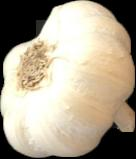
%> input picture Matlab Project/dataSetComplete/images/aglio/2_1.jpg, 136 x 159 px; its folder holds only this picture in this run
$ octave classifyObjsImg.m   (GNU Octave 9; MATLAB toolbox functions it lacks are replaced by stand-ins)
%> lines starting %> are read from the running program, lines starting %| are printed output that depends on the picture; in (x1, y1, x2, y2) boxes, pixels count from 0 and x2, y2 are one past the last pixel; in counts of white or black regions, pixels touching at a corner belong together; the program's own positions count from 1
%> the answer given: dataSetComplete/images/aglio/2_1.jpg
%> further down, im is the input picture: size 159x136x3 uint8; mean R, G, B 172.1, 161, 141.4
### Matlab Project/segmentImageEdge.m
% Function segmentImageEdge()
% INPUT:  im, immagine da segmentare, etichettare, e tagliare.
% OUTPUT: Array contenente le immagini ritagliate e le maschere
%         estratte da im.
%
% La funzione ridimensiona inizialmente l'immagine per migliorare le
% performance e ridurre il rumore dovuto all'acquisizione. Se l'immagine è
% RGB, la converte in grayscale. Successivamente all'applicazione di un
% filtro mediano atto alla riduzione del rumore, vengono
% calcolati gli edge dell'immagine tramite l'algoritmo di Canny, con
% threshold calcolato con il medesimo algoritmo. Successivamente, tali edge
% vengono trasformati in maschere binarie complete grazie ad operazioni
% morfologiche matematiche.
% Viene poi effettuato il labeling delle regioni connesse, che permette di
% calcolare l'area e la bounding box di ognuna di esse. Gli oggetti con area
% <1/7 dell'area piu grande vengono scartati in quanto considerati errori
% di segmentazione.
% Come ultima operazione la funzione applica ogni maschera dei vari oggetti
% all'immagine originale, salvando i risultati nell'array di celle `images`.


function [images, masks] = segmentImageEdge(im)
    im = imresize(im, 0.5); %Migliora le performance e riduce il rumore
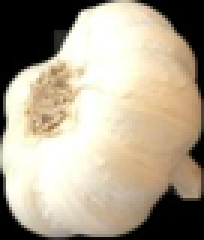
%> im: size 80x68x3 uint8 (shown 3 times larger); mean R, G, B 172.2, 161.1, 141.5

    [~, ~, ch] = size(im);
%> ch = 3
    if(ch > 1)
        gray = rgb2gray(im);
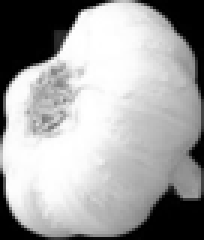
%> gray: size 80x68 uint8 (shown 3 times larger); min 0, max 255, mean 162.2
    else
        error('È richiesto che l`immagine sia a colori.');
    end

    %Applico 3 filtri mediani per alleviare il rumore
    gray = medfilt2(medfilt2(medfilt2(gray)));

    %Estraggo gli edge tramite algoritmo di Canny con threshold automatico
    binaryEdge = edge(gray, 'canny');
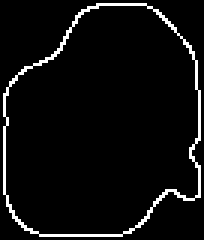
%> binaryEdge: size 80x68 logical (shown 3 times larger); 5.1% white in thin lines or dots

    binary = imdilate(binaryEdge, strel('square', 3)); %Dilato un po gli edge
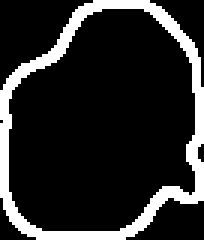
%> binary: size 80x68 logical (shown 3 times larger); 16% white; 1 white region, box (x1, y1, x2, y2) and area: (0, 0, 68, 80) 873
    %Unisco eventuali punti separati che dovrebbero essere uniti
    binary = imclose(binary, strel('line', 5, 90));
%> binary: size 80x68 logical; 16.1% white; 1 white region, box (x1, y1, x2, y2) and area: (0, 0, 68, 80) 878
    binary = imclose(binary, strel('line', 5, 0));
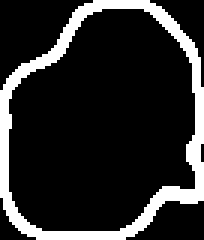
%> binary: size 80x68 logical (shown 3 times larger); 16.3% white; 1 white region, box (x1, y1, x2, y2) and area: (0, 0, 68, 80) 885
    binary = imfill(binary, 'holes');               %Riempio l'interno
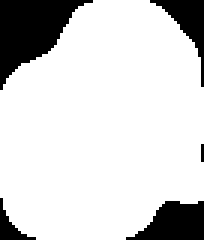
%> binary: size 80x68 logical (shown 3 times larger); 83.1% white; 5 black regions (1 under 20 px), largest, box (x1, y1, x2, y2) and area: (0, 0, 31, 30) 464, (42, 67, 68, 80) 230, (50, 0, 68, 29) 163, (0, 66, 12, 80) 57
    binary = imopen(binary, strel('square', 15));   %Elimino piccoli difetti
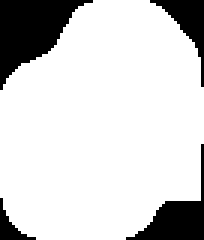
%> binary: size 80x68 logical (shown 3 times larger); 82.7% white; 4 black regions, box (x1, y1, x2, y2) and area: (0, 0, 31, 30) 464, (42, 48, 68, 80) 255, (50, 0, 68, 29) 163, (0, 66, 12, 80) 57
    binary = imclearborder(binary, 8);              %Elimino regioni ai bordi
%> binary: size 80x68 logical; every value is 0
    binary = imerode(binary, strel('diamond', 1));  %Smusso la maschera

    %Labeling delle regioni connesse e calcolo delle proprietà di ognuna
    labeled = bwlabel(binary, 8);
%> labeled: size 80x68 double; every value is 0
    blobMeasurements = regionprops(binary,  'all');
%> blobMeasurements = 0 regions
    nBlobs = size(blobMeasurements, 1); % numero regioni connesse
%> nBlobs = 0

    %Estraggo il bounding box e l'area dalle regionprops;
    areas = [blobMeasurements.Area];
%> areas = []
    maxArea = max(areas);
%> maxArea = []
    nObj=0;
    images = cell(nBlobs,1);
%> images = {}
    masks = cell(nBlobs, 1);
%> masks = {}
    for i=1:1:nBlobs
        blobArea = areas(i);
        %Azzero le regioni con area <1/7 dell'area massima;
        if(blobArea < maxArea/7)
            blobPxls = blobMeasurements(i).PixelIdxList;
            labeled(blobPxls) = 0;
            continue;
        else
            nObj = nObj+1;
            blobBBox = blobMeasurements(i).BoundingBox; %BBox obj visitato
            cropped = im2double(imcrop(im, blobBBox));   %Crop img originale

            mask = imcrop((labeled==i), blobBBox); %Ridimensiono mask
            mask = mask~=0; %Trasformo in 1 eventuali etichette >1

            newImage =  mask .* cropped;

            images{nObj} = newImage;
            masks{nObj} = mask;
        end
    end
%> this loop made 0 passes
%> after the loop, nObj = 0

    images = images(1:nObj); %Taglio i valori rimasti vuoti
    masks = masks(1:nObj);
end

### Matlab Project/computeFeatures.m
% Function computeFeatures()
% INPUT:  dataFolder, cartella contenente le immagini segmentate sulle quali
%         calcolare i descrittori.
% OUTPUT: featuresVectors, tabella contenente nelle prime colonne i
%         valori delle features relative all'oggetto associato ad ogni
%         riga; e nell'ultima colonna i nomi delle rispettive etichette,
%         ovvero i nomi delle classi di cui fanno parte gli oggetti di ogni
%         riga (la groundtruth).
%         Nel caso in cui questa funzione dovesse essere chiamata da
%         classifyObjsImg(), la 12esima colonna non rappresenterebbe la
%         groundtruth.

function featuresVectors = computeFeatures(dataFolder)
    if ~exist(dataFolder, 'dir')
        error('La cartella del dataSet non esiste.');
    end

    %Creazione del dataset
    dataSet = imageDatastore([dataFolder '\images'], 'IncludeSubfolders', true, ...
        'LabelSource', 'foldernames', 'FileExtensions', '.jpg');
    %Stesso numero di osservazioni in ogni classe per il training
    nObjLbl = countEachLabel(dataSet);
    minSetCount = min(nObjLbl{:,2});
    dataSet = splitEachLabel(dataSet, minSetCount, 'randomize');

    %Elenco delle immagini
    images = dataSet.Files;
    n = numel(images);
    labels = dataSet.Labels;

    meancol = [];
    eccent = [];
    areaper = [];
    circ = [];
    majorAx = [];

    %Visito ogni immagine
    for j = 1 : n
      path = char(images{j});
      disp(['Compute features for image in ' path]);
      im = imread(path);
      [~,name,~] = fileparts(path);
      mask = [dataFolder '\masks\' name '_mask.mat'];
      mask = load(mask);
      mask = mask.mask;

      meancol = [meancol; compute_meancol(im)];
      eccent = [eccent; compute_eccent(mask)];
      areaper = [areaper; compute_areaper(mask)];
      majorAx = [majorAx; compute_majorAx(mask)];
      circ = [circ; compute_circ(mask)];
    end

    featuresVectors = num2cell([meancol, eccent, areaper, majorAx, circ]);
    featuresVectors = [featuresVectors, cellstr(labels)];
    featuresVectors = cell2table(featuresVectors);
 featuresVectors.Properties.VariableNames = {'MeanR' 'MeanG' 'MeanB'...
          'Eccentricity' 'AreaPer' 'MajorAxisLength' 'Circolarity' 'Label'};
end

% [31 lines left out: functions compute_meancol, compute_eccent, compute_circ, compute_majorAx, compute_areaper, not called in this run]

### Matlab Project/classifyObjsImg.m
% classifyObjsImg
% Viene richiesta all'utente la selezione di un file immagine del quale
% effettuare la classificazione degli oggetti contenuti al suo interno. Il
% software segmenta l'immagine e la partiziona in sotto-immagini contenenti
% i singoli oggetti isolati durante il processo di segmentazione. Tali
% sotto-immagini vengono memorizzate in memoria e per ognuna vengono
% calcolate le features che la descrivono tramite computeFeatures(). Viene
% poi caricato dalla memoria un classificatore, sul quale viene chiamata la
% funzione predict(), che ritorna in output la predizione del classificatore
% riguardo l'immagine dell'oggetto che si sta tentando di classificare.

clear all
close all

[file,path] = uigetfile('.\*.jpg', 'Select an image file to classify');
filePath = fullfile(path,file);
[~,fileName,~] = fileparts(file);

%Creazione delle cartelle di lavoro
if ~exist(['.\processed\' fileName '_processed'],'dir')
    mkdir(['.\processed\' fileName '_processed']);
end
if ~exist(['.\processed\' fileName '_processed\images'],'dir')
    mkdir(['.\processed\' fileName '_processed\images']);
end
if ~exist(['.\processed\' fileName '_processed\masks'],'dir')
    mkdir(['.\processed\' fileName '_processed\masks']);
end

im = imread(filePath);
[cropped, masks] = segmentImageEdge(im); %Segmento l'immagine
%> cropped = {}; masks = {}

nImages = size(cropped, 1);
%> nImages = 0
for j=1:1:nImages
    imwrite(cropped{j}, ['.\processed\' fileName '_processed\images\' num2str(j) '.jpg'])
    mask = masks{j};
    save(['.\processed\' fileName '_processed\masks\' num2str(j) '_mask'], 'mask');
end


%Calcolo delle features per ogni immagine segmentata
featuresVectors = computeFeatures(['.\processed\' fileName '_processed']);
%> the run ends on the next line

$ run again, on Matlab Project/dataSetComplete/images/arancia/55_4.jpg
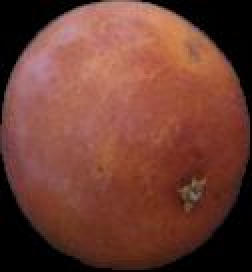
%> input picture Matlab Project/dataSetComplete/images/arancia/55_4.jpg, 126 x 136 px (shown 2 times larger)
%> im is the input picture: size 136x126x3 uint8; mean R, G, B 111.1, 62.1, 50.7
%> im: size 68x63x3 uint8
%> in segmentImageEdge, `binaryEdge = edge(gray, 'canny');`:
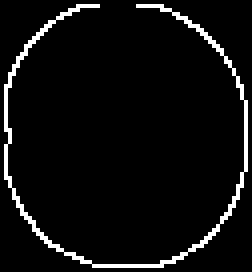
%> binaryEdge: size 68x63 logical (shown 4 times larger); 5.4% white in thin lines or dots
%> in segmentImageEdge, `binary = imdilate(binaryEdge, strel('square', 3));`:
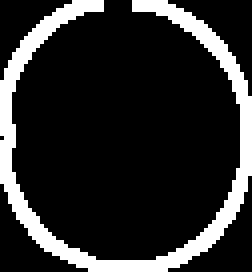
%> binary: size 68x63 logical (shown 4 times larger); 16.9% white; 1 white region, box (x1, y1, x2, y2) and area: (0, 0, 63, 68) 722
%> labeled: size 68x63 double; every value is 0
%> blobMeasurements = 0 regions
%> nBlobs = 0
%> areas = []
%> images = {}
%> after the loop in segmentImageEdge, `for i=1:1:nBlobs`: nObj = 0
%> `[cropped, masks] = segmentImageEdge(im); %Segmento l'immagine`: cropped = {}
%> nImages = 0

$ run again, on Matlab Project/dataSetComplete/images/arancia/55_8.jpg
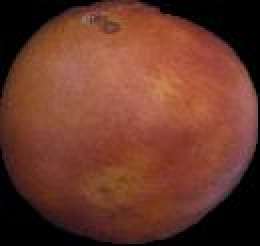
%> input picture Matlab Project/dataSetComplete/images/arancia/55_8.jpg, 130 x 123 px (shown 2 times larger)
%> im is the input picture: size 123x130x3 uint8; mean R, G, B 105.7, 56.4, 42
%> im: size 62x65x3 uint8
%> in segmentImageEdge, `binaryEdge = edge(gray, 'canny');`:
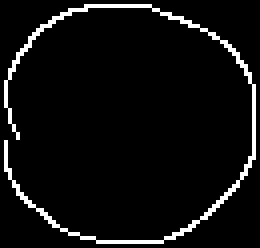
%> binaryEdge: size 62x65 logical (shown 4 times larger); 5.6% white in thin lines or dots
%> in segmentImageEdge, `binary = imopen(binary, strel('square', 15));`:
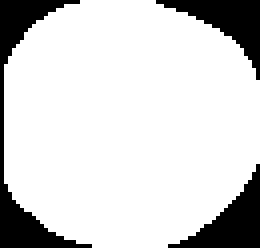
%> binary: size 62x65 logical (shown 4 times larger); 83.1% white; 3 black regions, box (x1, y1, x2, y2) and area: (0, 0, 23, 62) 305, (42, 41, 65, 62) 191, (39, 0, 65, 20) 186
%> labeled: size 62x65 double; every value is 0
%> blobMeasurements = 0 regions
%> nBlobs = 0
%> areas = []
%> images = {}
%> after the loop in segmentImageEdge, `for i=1:1:nBlobs`: nObj = 0
%> `[cropped, masks] = segmentImageEdge(im); %Segmento l'immagine`: cropped = {}
%> nImages = 0

$ run again, on Matlab Project/dataSetComplete/images/carota/46_1.jpg
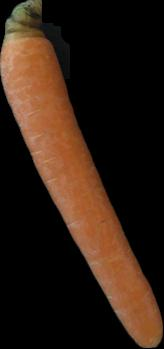
%> input picture Matlab Project/dataSetComplete/images/carota/46_1.jpg, 164 x 349 px
%> im is the input picture: size 349x164x3 uint8; mean R, G, B 48.3, 30.4, 19
%> im: size 175x82x3 uint8
%> binaryEdge: size 175x82 logical; 3.3% white in thin lines or dots
%> in segmentImageEdge, `binary = imopen(binary, strel('square', 15));`:
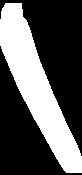
%> binary: size 175x82 logical; 35% white; 1 white region, box (x1, y1, x2, y2) and area: (0, 3, 82, 173) 5019
%> labeled: size 175x82 double; every value is 0
%> blobMeasurements = 0 regions
%> nBlobs = 0
%> areas = []
%> images = {}
%> after the loop in segmentImageEdge, `for i=1:1:nBlobs`: nObj = 0
%> `[cropped, masks] = segmentImageEdge(im); %Segmento l'immagine`: cropped = {}
%> nImages = 0
